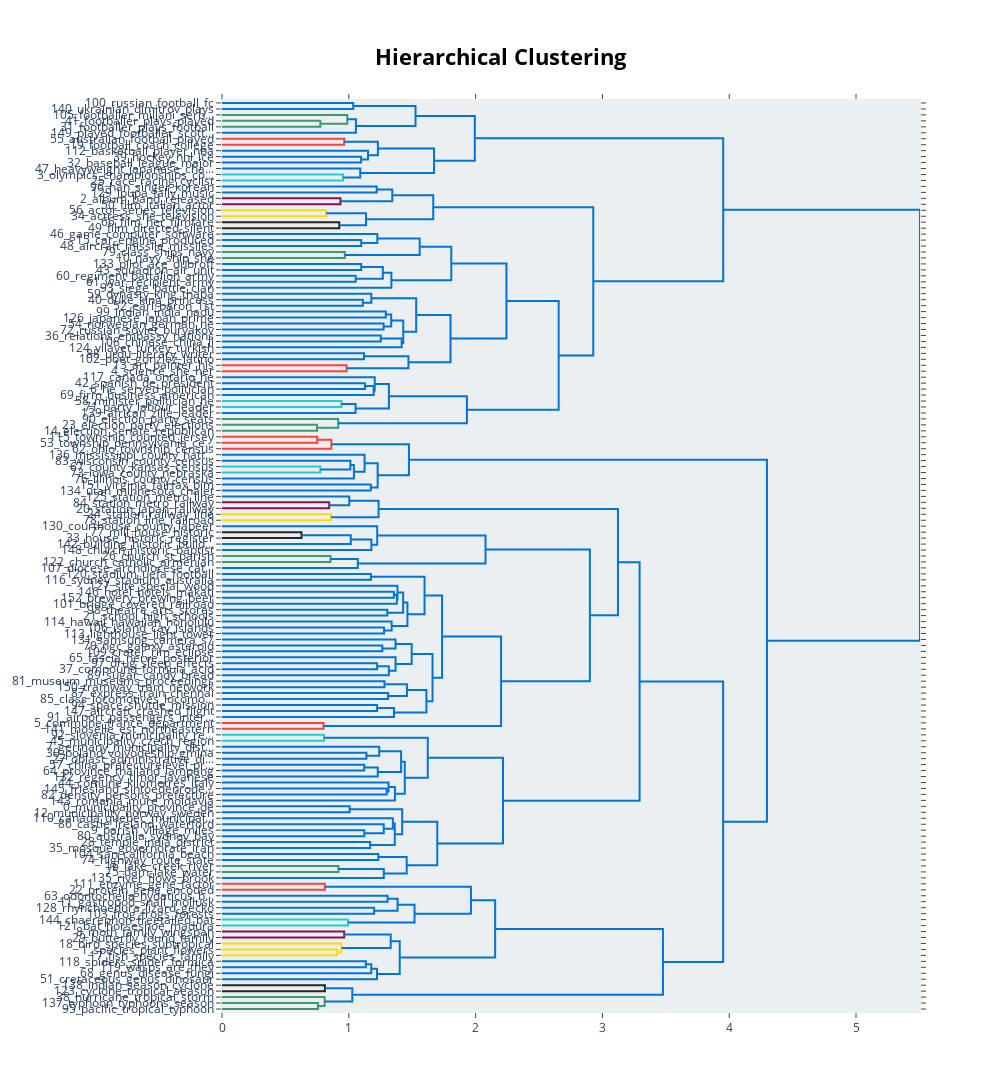

The notebook cell this image was saved under:
### Code cell
model.visualize_hierarchy()

### Figure 1 — Plotly figure (JSON) as saved in the notebook; plotly's stock layout.template omitted (floating-point values rounded to 4 significant figures; data arrays with more than 128 entries replaced by an {"elided": "..."} marker saying what was removed)
{"data": [{"hoverinfo": "text", "marker": {"color": "rgb(0,116,217)"}, "mode": "lines", "type": "scatter", "x": [0, 1.035, 1.035, 0], "xaxis": "x", "y": [-5, -5, -15, -15], "yaxis": "y"}, {"hoverinfo": "text", "marker": {"color": "rgb(61,153,112)"}, "mode": "lines", "type": "scatter", "x": [0, 0.7755, 0.7755, 0], "xaxis": "x", "y": [-35, -35, -45, -45], "yaxis": "y"}, {"hoverinfo": "text", "marker": {"color": "rgb(61,153,112)"}, "mode": "lines", "type": "scatter", "x": [0, 0.9881, 0.9881, 0.7755], "xaxis": "x", "y": [-25, -25, -40, -40], "yaxis": "y"}, {"hoverinfo": "text", "marker": {"color": "rgb(0,116,217)"}, "mode": "lines", "type": "scatter", "x": [0.9881, 1.056, 1.056, 0], "xaxis": "x", "y": [-32.5, -32.5, -55, -55], "yaxis": "y"}, {"hoverinfo": "text", "marker": {"color": "rgb(0,116,217)"}, "mode": "lines", "type": "scatter", "x": [1.035, 1.526, 1.526, 1.056], "xaxis": "x", "y": [-10, -10, -43.75, -43.75], "yaxis": "y"}, {"hoverinfo": "text", "marker": {"color": "rgb(255,65,54)"}, "mode": "lines", "type": "scatter", "x": [0, 0.9639, 0.9639, 0], "xaxis": "x", "y": [-65, -65, -75, -75], "yaxis": "y"}, {"hoverinfo": "text", "marker": {"color": "rgb(0,116,217)"}, "mode": "lines", "type": "scatter", "x": [0, 1.097, 1.097, 0], "xaxis": "x", "y": [-95, -95, -105, -105], "yaxis": "y"}, {"hoverinfo": "text", "marker": {"color": "rgb(0,116,217)"}, "mode": "lines", "type": "scatter", "x": [0, 1.151, 1.151, 1.097], "xaxis": "x", "y": [-85, -85, -100, -100], "yaxis": "y"}, {"hoverinfo": "text", "marker": {"color": "rgb(0,116,217)"}, "mode": "lines", "type": "scatter", "x": [0.9639, 1.229, 1.229, 1.151], "xaxis": "x", "y": [-70, -70, -92.5, -92.5], "yaxis": "y"}, {"hoverinfo": "text", "marker": {"color": "rgb(35,205,205)"}, "mode": "lines", "type": "scatter", "x": [0, 0.9554, 0.9554, 0], "xaxis": "x", "y": [-125, -125, -135, -135], "yaxis": "y"}, {"hoverinfo": "text", "marker": {"color": "rgb(0,116,217)"}, "mode": "lines", "type": "scatter", "x": [0, 1.09, 1.09, 0.9554], "xaxis": "x", "y": [-115, -115, -130, -130], "yaxis": "y"}, {"hoverinfo": "text", "marker": {"color": "rgb(0,116,217)"}, "mode": "lines", "type": "scatter", "x": [1.229, 1.672, 1.672, 1.09], "xaxis": "x", "y": [-81.25, -81.25, -122.5, -122.5], "yaxis": "y"}, {"hoverinfo": "text", "marker": {"color": "rgb(0,116,217)"}, "mode": "lines", "type": "scatter", "x": [1.526, 1.994, 1.994, 1.672], "xaxis": "x", "y": [-26.88, -26.88, -101.9, -101.9], "yaxis": "y"}, {"hoverinfo": "text", "marker": {"color": "rgb(0,116,217)"}, "mode": "lines", "type": "scatter", "x": [0, 1.22, 1.22, 0], "xaxis": "x", "y": [-145, -145, -155, -155], "yaxis": "y"}, {"hoverinfo": "text", "marker": {"color": "rgb(133,20,75)"}, "mode": "lines", "type": "scatter", "x": [0, 0.9341, 0.9341, 0], "xaxis": "x", "y": [-165, -165, -175, -175], "yaxis": "y"}, {"hoverinfo": "text", "marker": {"color": "rgb(0,116,217)"}, "mode": "lines", "type": "scatter", "x": [1.22, 1.343, 1.343, 0.9341], "xaxis": "x", "y": [-150, -150, -170, -170], "yaxis": "y"}, {"hoverinfo": "text", "marker": {"color": "rgb(255,220,0)"}, "mode": "lines", "type": "scatter", "x": [0, 0.8221, 0.8221, 0], "xaxis": "x", "y": [-185, -185, -195, -195], "yaxis": "y"}, {"hoverinfo": "text", "marker": {"color": "rgb(40,35,35)"}, "mode": "lines", "type": "scatter", "x": [0, 0.9248, 0.9248, 0], "xaxis": "x", "y": [-205, -205, -215, -215], "yaxis": "y"}, {"hoverinfo": "text", "marker": {"color": "rgb(0,116,217)"}, "mode": "lines", "type": "scatter", "x": [0.8221, 1.136, 1.136, 0.9248], "xaxis": "x", "y": [-190, -190, -210, -210], "yaxis": "y"}, {"hoverinfo": "text", "marker": {"color": "rgb(0,116,217)"}, "mode": "lines", "type": "scatter", "x": [1.343, 1.666, 1.666, 1.136], "xaxis": "x", "y": [-160, -160, -200, -200], "yaxis": "y"}, {"hoverinfo": "text", "marker": {"color": "rgb(0,116,217)"}, "mode": "lines", "type": "scatter", "x": [0, 1.098, 1.098, 0], "xaxis": "x", "y": [-235, -235, -245, -245], "yaxis": "y"}, {"hoverinfo": "text", "marker": {"color": "rgb(0,116,217)"}, "mode": "lines", "type": "scatter", "x": [0, 1.225, 1.225, 1.098], "xaxis": "x", "y": [-225, -225, -240, -240], "yaxis": "y"}, {"hoverinfo": "text", "marker": {"color": "rgb(61,153,112)"}, "mode": "lines", "type": "scatter", "x": [0, 0.9682, 0.9682, 0], "xaxis": "x", "y": [-255, -255, -265, -265], "yaxis": "y"}, {"hoverinfo": "text", "marker": {"color": "rgb(0,116,217)"}, "mode": "lines", "type": "scatter", "x": [1.225, 1.559, 1.559, 0.9682], "xaxis": "x", "y": [-232.5, -232.5, -260, -260], "yaxis": "y"}, {"hoverinfo": "text", "marker": {"color": "rgb(0,116,217)"}, "mode": "lines", "type": "scatter", "x": [0, 1.098, 1.098, 0], "xaxis": "x", "y": [-275, -275, -285, -285], "yaxis": "y"}, {"hoverinfo": "text", "marker": {"color": "rgb(0,116,217)"}, "mode": "lines", "type": "scatter", "x": [0, 1.054, 1.054, 0], "xaxis": "x", "y": [-295, -295, -305, -305], "yaxis": "y"}, {"hoverinfo": "text", "marker": {"color": "rgb(0,116,217)"}, "mode": "lines", "type": "scatter", "x": [1.098, 1.268, 1.268, 1.054], "xaxis": "x", "y": [-280, -280, -300, -300], "yaxis": "y"}, {"hoverinfo": "text", "marker": {"color": "rgb(0,116,217)"}, "mode": "lines", "type": "scatter", "x": [1.268, 1.336, 1.336, 0], "xaxis": "x", "y": [-290, -290, -315, -315], "yaxis": "y"}, {"hoverinfo": "text", "marker": {"color": "rgb(0,116,217)"}, "mode": "lines", "type": "scatter", "x": [1.559, 1.808, 1.808, 1.336], "xaxis": "x", "y": [-246.2, -246.2, -302.5, -302.5], "yaxis": "y"}, {"hoverinfo": "text", "marker": {"color": "rgb(0,116,217)"}, "mode": "lines", "type": "scatter", "x": [0, 1.111, 1.111, 0], "xaxis": "x", "y": [-335, -335, -345, -345], "yaxis": "y"}, {"hoverinfo": "text", "marker": {"color": "rgb(0,116,217)"}, "mode": "lines", "type": "scatter", "x": [0, 1.178, 1.178, 1.111], "xaxis": "x", "y": [-325, -325, -340, -340], "yaxis": "y"}, {"hoverinfo": "text", "marker": {"color": "rgb(0,116,217)"}, "mode": "lines", "type": "scatter", "x": [0, 1.292, 1.292, 0], "xaxis": "x", "y": [-355, -355, -365, -365], "yaxis": "y"}, {"hoverinfo": "text", "marker": {"color": "rgb(0,116,217)"}, "mode": "lines", "type": "scatter", "x": [0, 1.274, 1.274, 0], "xaxis": "x", "y": [-375, -375, -385, -385], "yaxis": "y"}, {"hoverinfo": "text", "marker": {"color": "rgb(0,116,217)"}, "mode": "lines", "type": "scatter", "x": [1.292, 1.334, 1.334, 1.274], "xaxis": "x", "y": [-360, -360, -380, -380], "yaxis": "y"}, {"hoverinfo": "text", "marker": {"color": "rgb(0,116,217)"}, "mode": "lines", "type": "scatter", "x": [0, 1.253, 1.253, 0], "xaxis": "x", "y": [-395, -395, -405, -405], "yaxis": "y"}, {"hoverinfo": "text", "marker": {"color": "rgb(0,116,217)"}, "mode": "lines", "type": "scatter", "x": [1.253, 1.417, 1.417, 0], "xaxis": "x", "y": [-400, -400, -415, -415], "yaxis": "y"}, {"hoverinfo": "text", "marker": {"color": "rgb(0,116,217)"}, "mode": "lines", "type": "scatter", "x": [1.334, 1.429, 1.429, 1.417], "xaxis": "x", "y": [-370, -370, -407.5, -407.5], "yaxis": "y"}, {"hoverinfo": "text", "marker": {"color": "rgb(0,116,217)"}, "mode": "lines", "type": "scatter", "x": [1.178, 1.531, 1.531, 1.429], "xaxis": "x", "y": [-332.5, -332.5, -388.8, -388.8], "yaxis": "y"}, {"hoverinfo": "text", "marker": {"color": "rgb(0,116,217)"}, "mode": "lines", "type": "scatter", "x": [0, 1.12, 1.12, 0], "xaxis": "x", "y": [-425, -425, -435, -435], "yaxis": "y"}, {"hoverinfo": "text", "marker": {"color": "rgb(255,65,54)"}, "mode": "lines", "type": "scatter", "x": [0, 0.9828, 0.9828, 0], "xaxis": "x", "y": [-445, -445, -455, -455], "yaxis": "y"}, {"hoverinfo": "text", "marker": {"color": "rgb(0,116,217)"}, "mode": "lines", "type": "scatter", "x": [1.12, 1.47, 1.47, 0.9828], "xaxis": "x", "y": [-430, -430, -450, -450], "yaxis": "y"}, {"hoverinfo": "text", "marker": {"color": "rgb(0,116,217)"}, "mode": "lines", "type": "scatter", "x": [1.531, 1.802, 1.802, 1.47], "xaxis": "x", "y": [-360.6, -360.6, -440, -440], "yaxis": "y"}, {"hoverinfo": "text", "marker": {"color": "rgb(0,116,217)"}, "mode": "lines", "type": "scatter", "x": [1.808, 2.243, 2.243, 1.802], "xaxis": "x", "y": [-274.4, -274.4, -400.3, -400.3], "yaxis": "y"}, {"hoverinfo": "text", "marker": {"color": "rgb(0,116,217)"}, "mode": "lines", "type": "scatter", "x": [0, 1.127, 1.127, 0], "xaxis": "x", "y": [-475, -475, -485, -485], "yaxis": "y"}, {"hoverinfo": "text", "marker": {"color": "rgb(0,116,217)"}, "mode": "lines", "type": "scatter", "x": [1.127, 1.196, 1.196, 0], "xaxis": "x", "y": [-480, -480, -495, -495], "yaxis": "y"}, {"hoverinfo": "text", "marker": {"color": "rgb(0,116,217)"}, "mode": "lines", "type": "scatter", "x": [0, 1.204, 1.204, 1.196], "xaxis": "x", "y": [-465, -465, -487.5, -487.5], "yaxis": "y"}, {"hoverinfo": "text", "marker": {"color": "rgb(35,205,205)"}, "mode": "lines", "type": "scatter", "x": [0, 0.9416, 0.9416, 0], "xaxis": "x", "y": [-505, -505, -515, -515], "yaxis": "y"}, {"hoverinfo": "text", "marker": {"color": "rgb(0,116,217)"}, "mode": "lines", "type": "scatter", "x": [0.9416, 1.053, 1.053, 0], "xaxis": "x", "y": [-510, -510, -525, -525], "yaxis": "y"}, {"hoverinfo": "text", "marker": {"color": "rgb(0,116,217)"}, "mode": "lines", "type": "scatter", "x": [1.204, 1.316, 1.316, 1.053], "xaxis": "x", "y": [-476.2, -476.2, -517.5, -517.5], "yaxis": "y"}, {"hoverinfo": "text", "marker": {"color": "rgb(61,153,112)"}, "mode": "lines", "type": "scatter", "x": [0, 0.7494, 0.7494, 0], "xaxis": "x", "y": [-545, -545, -555, -555], "yaxis": "y"}, {"hoverinfo": "text", "marker": {"color": "rgb(61,153,112)"}, "mode": "lines", "type": "scatter", "x": [0, 0.9162, 0.9162, 0.7494], "xaxis": "x", "y": [-535, -535, -550, -550], "yaxis": "y"}, {"hoverinfo": "text", "marker": {"color": "rgb(0,116,217)"}, "mode": "lines", "type": "scatter", "x": [1.316, 1.931, 1.931, 0.9162], "xaxis": "x", "y": [-496.9, -496.9, -542.5, -542.5], "yaxis": "y"}, {"hoverinfo": "text", "marker": {"color": "rgb(0,116,217)"}, "mode": "lines", "type": "scatter", "x": [2.243, 2.655, 2.655, 1.931], "xaxis": "x", "y": [-337.3, -337.3, -519.7, -519.7], "yaxis": "y"}, {"hoverinfo": "text", "marker": {"color": "rgb(0,116,217)"}, "mode": "lines", "type": "scatter", "x": [1.666, 2.928, 2.928, 2.655], "xaxis": "x", "y": [-180, -180, -428.5, -428.5], "yaxis": "y"}, {"hoverinfo": "text", "marker": {"color": "rgb(0,116,217)"}, "mode": "lines", "type": "scatter", "x": [1.994, 3.953, 3.953, 2.928], "xaxis": "x", "y": [-64.38, -64.38, -304.3, -304.3], "yaxis": "y"}, {"hoverinfo": "text", "marker": {"color": "rgb(255,65,54)"}, "mode": "lines", "type": "scatter", "x": [0, 0.7509, 0.7509, 0], "xaxis": "x", "y": [-565, -565, -575, -575], "yaxis": "y"}, {"hoverinfo": "text", "marker": {"color": "rgb(255,65,54)"}, "mode": "lines", "type": "scatter", "x": [0.7509, 0.8625, 0.8625, 0], "xaxis": "x", "y": [-570, -570, -585, -585], "yaxis": "y"}, {"hoverinfo": "text", "marker": {"color": "rgb(35,205,205)"}, "mode": "lines", "type": "scatter", "x": [0, 0.7753, 0.7753, 0], "xaxis": "x", "y": [-615, -615, -625, -625], "yaxis": "y"}, {"hoverinfo": "text", "marker": {"color": "rgb(0,116,217)"}, "mode": "lines", "type": "scatter", "x": [0, 1.012, 1.012, 0.7753], "xaxis": "x", "y": [-605, -605, -620, -620], "yaxis": "y"}, {"hoverinfo": "text", "marker": {"color": "rgb(0,116,217)"}, "mode": "lines", "type": "scatter", "x": [1.012, 1.04, 1.04, 0], "xaxis": "x", "y": [-612.5, -612.5, -635, -635], "yaxis": "y"}, {"hoverinfo": "text", "marker": {"color": "rgb(0,116,217)"}, "mode": "lines", "type": "scatter", "x": [0, 1.124, 1.124, 1.04], "xaxis": "x", "y": [-595, -595, -623.8, -623.8], "yaxis": "y"}, {"hoverinfo": "text", "marker": {"color": "rgb(0,116,217)"}, "mode": "lines", "type": "scatter", "x": [0, 1.174, 1.174, 0], "xaxis": "x", "y": [-645, -645, -655, -655], "yaxis": "y"}, {"hoverinfo": "text", "marker": {"color": "rgb(0,116,217)"}, "mode": "lines", "type": "scatter", "x": [1.124, 1.228, 1.228, 1.174], "xaxis": "x", "y": [-609.4, -609.4, -650, -650], "yaxis": "y"}, {"hoverinfo": "text", "marker": {"color": "rgb(0,116,217)"}, "mode": "lines", "type": "scatter", "x": [0.8625, 1.474, 1.474, 1.228], "xaxis": "x", "y": [-577.5, -577.5, -629.7, -629.7], "yaxis": "y"}, {"hoverinfo": "text", "marker": {"color": "rgb(133,20,75)"}, "mode": "lines", "type": "scatter", "x": [0, 0.8457, 0.8457, 0], "xaxis": "x", "y": [-675, -675, -685, -685], "yaxis": "y"}, {"hoverinfo": "text", "marker": {"color": "rgb(0,116,217)"}, "mode": "lines", "type": "scatter", "x": [0, 1.004, 1.004, 0.8457], "xaxis": "x", "y": [-665, -665, -680, -680], "yaxis": "y"}, {"hoverinfo": "text", "marker": {"color": "rgb(255,220,0)"}, "mode": "lines", "type": "scatter", "x": [0, 0.8601, 0.8601, 0], "xaxis": "x", "y": [-695, -695, -705, -705], "yaxis": "y"}, {"hoverinfo": "text", "marker": {"color": "rgb(0,116,217)"}, "mode": "lines", "type": "scatter", "x": [1.004, 1.235, 1.235, 0.8601], "xaxis": "x", "y": [-672.5, -672.5, -700, -700], "yaxis": "y"}, {"hoverinfo": "text", "marker": {"color": "rgb(40,35,35)"}, "mode": "lines", "type": "scatter", "x": [0, 0.6269, 0.6269, 0], "xaxis": "x", "y": [-725, -725, -735, -735], "yaxis": "y"}, {"hoverinfo": "text", "marker": {"color": "rgb(0,116,217)"}, "mode": "lines", "type": "scatter", "x": [0.6269, 1.015, 1.015, 0], "xaxis": "x", "y": [-730, -730, -745, -745], "yaxis": "y"}, {"hoverinfo": "text", "marker": {"color": "rgb(0,116,217)"}, "mode": "lines", "type": "scatter", "x": [1.015, 1.178, 1.178, 0], "xaxis": "x", "y": [-737.5, -737.5, -755, -755], "yaxis": "y"}, {"hoverinfo": "text", "marker": {"color": "rgb(0,116,217)"}, "mode": "lines", "type": "scatter", "x": [0, 1.224, 1.224, 1.178], "xaxis": "x", "y": [-715, -715, -746.2, -746.2], "yaxis": "y"}, {"hoverinfo": "text", "marker": {"color": "rgb(61,153,112)"}, "mode": "lines", "type": "scatter", "x": [0, 0.8557, 0.8557, 0], "xaxis": "x", "y": [-765, -765, -775, -775], "yaxis": "y"}, {"hoverinfo": "text", "marker": {"color": "rgb(0,116,217)"}, "mode": "lines", "type": "scatter", "x": [0.8557, 1.071, 1.071, 0], "xaxis": "x", "y": [-770, -770, -785, -785], "yaxis": "y"}, {"hoverinfo": "text", "marker": {"color": "rgb(0,116,217)"}, "mode": "lines", "type": "scatter", "x": [1.224, 2.078, 2.078, 1.071], "xaxis": "x", "y": [-730.6, -730.6, -777.5, -777.5], "yaxis": "y"}, {"hoverinfo": "text", "marker": {"color": "rgb(0,116,217)"}, "mode": "lines", "type": "scatter", "x": [0, 1.175, 1.175, 0], "xaxis": "x", "y": [-795, -795, -805, -805], "yaxis": "y"}, {"hoverinfo": "text", "marker": {"color": "rgb(0,116,217)"}, "mode": "lines", "type": "scatter", "x": [0, 1.356, 1.356, 0], "xaxis": "x", "y": [-825, -825, -835, -835], "yaxis": "y"}, {"hoverinfo": "text", "marker": {"color": "rgb(0,116,217)"}, "mode": "lines", "type": "scatter", "x": [1.356, 1.379, 1.379, 0], "xaxis": "x", "y": [-830, -830, -845, -845], "yaxis": "y"}, {"hoverinfo": "text", "marker": {"color": "rgb(0,116,217)"}, "mode": "lines", "type": "scatter", "x": [0, 1.384, 1.384, 1.379], "xaxis": "x", "y": [-815, -815, -837.5, -837.5], "yaxis": "y"}, {"hoverinfo": "text", "marker": {"color": "rgb(0,116,217)"}, "mode": "lines", "type": "scatter", "x": [0, 1.304, 1.304, 0], "xaxis": "x", "y": [-855, -855, -865, -865], "yaxis": "y"}, {"hoverinfo": "text", "marker": {"color": "rgb(0,116,217)"}, "mode": "lines", "type": "scatter", "x": [1.384, 1.429, 1.429, 1.304], "xaxis": "x", "y": [-826.2, -826.2, -860, -860], "yaxis": "y"}, {"hoverinfo": "text", "marker": {"color": "rgb(0,116,217)"}, "mode": "lines", "type": "scatter", "x": [0, 1.278, 1.278, 0], "xaxis": "x", "y": [-885, -885, -895, -895], "yaxis": "y"}, {"hoverinfo": "text", "marker": {"color": "rgb(0,116,217)"}, "mode": "lines", "type": "scatter", "x": [0, 1.338, 1.338, 1.278], "xaxis": "x", "y": [-875, -875, -890, -890], "yaxis": "y"}, {"hoverinfo": "text", "marker": {"color": "rgb(0,116,217)"}, "mode": "lines", "type": "scatter", "x": [1.429, 1.462, 1.462, 1.338], "xaxis": "x", "y": [-843.1, -843.1, -882.5, -882.5], "yaxis": "y"}, {"hoverinfo": "text", "marker": {"color": "rgb(0,116,217)"}, "mode": "lines", "type": "scatter", "x": [1.175, 1.597, 1.597, 1.462], "xaxis": "x", "y": [-800, -800, -862.8, -862.8], "yaxis": "y"}, {"hoverinfo": "text", "marker": {"color": "rgb(0,116,217)"}, "mode": "lines", "type": "scatter", "x": [0, 1.264, 1.264, 0], "xaxis": "x", "y": [-915, -915, -925, -925], "yaxis": "y"}, {"hoverinfo": "text", "marker": {"color": "rgb(0,116,217)"}, "mode": "lines", "type": "scatter", "x": [0, 1.369, 1.369, 1.264], "xaxis": "x", "y": [-905, -905, -920, -920], "yaxis": "y"}, {"hoverinfo": "text", "marker": {"color": "rgb(0,116,217)"}, "mode": "lines", "type": "scatter", "x": [0, 1.224, 1.224, 0], "xaxis": "x", "y": [-945, -945, -955, -955], "yaxis": "y"}, {"hoverinfo": "text", "marker": {"color": "rgb(0,116,217)"}, "mode": "lines", "type": "scatter", "x": [1.224, 1.316, 1.316, 0], "xaxis": "x", "y": [-950, -950, -965, -965], "yaxis": "y"}, {"hoverinfo": "text", "marker": {"color": "rgb(0,116,217)"}, "mode": "lines", "type": "scatter", "x": [0, 1.369, 1.369, 1.316], "xaxis": "x", "y": [-935, -935, -957.5, -957.5], "yaxis": "y"}, {"hoverinfo": "text", "marker": {"color": "rgb(0,116,217)"}, "mode": "lines", "type": "scatter", "x": [1.369, 1.496, 1.496, 1.369], "xaxis": "x", "y": [-912.5, -912.5, -946.2, -946.2], "yaxis": "y"}, {"hoverinfo": "text", "marker": {"color": "rgb(0,116,217)"}, "mode": "lines", "type": "scatter", "x": [0, 1.281, 1.281, 0], "xaxis": "x", "y": [-975, -975, -985, -985], "yaxis": "y"}, {"hoverinfo": "text", "marker": {"color": "rgb(0,116,217)"}, "mode": "lines", "type": "scatter", "x": [0, 1.31, 1.31, 0], "xaxis": "x", "y": [-995, -995, -1005, -1005], "yaxis": "y"}, {"hoverinfo": "text", "marker": {"color": "rgb(0,116,217)"}, "mode": "lines", "type": "scatter", "x": [1.281, 1.459, 1.459, 1.31], "xaxis": "x", "y": [-980, -980, -1000, -1000], "yaxis": "y"}, {"hoverinfo": "text", "marker": {"color": "rgb(0,116,217)"}, "mode": "lines", "type": "scatter", "x": [0, 1.223, 1.223, 0], "xaxis": "x", "y": [-1015, -1015, -1025, -1025], "yaxis": "y"}, {"hoverinfo": "text", "marker": {"color": "rgb(0,116,217)"}, "mode": "lines", "type": "scatter", "x": [1.223, 1.356, 1.356, 0], "xaxis": "x", "y": [-1020, -1020, -1035, -1035], "yaxis": "y"}, {"hoverinfo": "text", "marker": {"color": "rgb(0,116,217)"}, "mode": "lines", "type": "scatter", "x": [1.459, 1.612, 1.612, 1.356], "xaxis": "x", "y": [-990, -990, -1028.0, -1028.0], "yaxis": "y"}, {"hoverinfo": "text", "marker": {"color": "rgb(0,116,217)"}, "mode": "lines", "type": "scatter", "x": [1.496, 1.66, 1.66, 1.612], "xaxis": "x", "y": [-929.4, -929.4, -1009.0, -1009.0], "yaxis": "y"}, {"hoverinfo": "text", "marker": {"color": "rgb(0,116,217)"}, "mode": "lines", "type": "scatter", "x": [1.597, 1.736, 1.736, 1.66], "xaxis": "x", "y": [-831.4, -831.4, -969.1, -969.1], "yaxis": "y"}, {"hoverinfo": "text", "marker": {"color": "rgb(255,65,54)"}, "mode": "lines", "type": "scatter", "x": [0, 0.8004, 0.8004, 0], "xaxis": "x", "y": [-1045, -1045, -1055, -1055], "yaxis": "y"}, {"hoverinfo": "text", "marker": {"color": "rgb(0,116,217)"}, "mode": "lines", "type": "scatter", "x": [1.736, 2.201, 2.201, 0.8004], "xaxis": "x", "y": [-900.2, -900.2, -1050, -1050], "yaxis": "y"}, {"hoverinfo": "text", "marker": {"color": "rgb(0,116,217)"}, "mode": "lines", "type": "scatter", "x": [2.078, 2.901, 2.901, 2.201], "xaxis": "x", "y": [-754.1, -754.1, -975.1, -975.1], "yaxis": "y"}, {"hoverinfo": "text", "marker": {"color": "rgb(0,116,217)"}, "mode": "lines", "type": "scatter", "x": [1.235, 3.123, 3.123, 2.901], "xaxis": "x", "y": [-686.2, -686.2, -864.6, -864.6], "yaxis": "y"}, {"hoverinfo": "text", "marker": {"color": "rgb(35,205,205)"}, "mode": "lines", "type": "scatter", "x": [0, 0.8045, 0.8045, 0], "xaxis": "x", "y": [-1065, -1065, -1075, -1075], "yaxis": "y"}, {"hoverinfo": "text", "marker": {"color": "rgb(0,116,217)"}, "mode": "lines", "type": "scatter", "x": [0, 1.139, 1.139, 0], "xaxis": "x", "y": [-1095, -1095, -1105, -1105], "yaxis": "y"}, {"hoverinfo": "text", "marker": {"color": "rgb(0,116,217)"}, "mode": "lines", "type": "scatter", "x": [0, 1.24, 1.24, 1.139], "xaxis": "x", "y": [-1085, -1085, -1100, -1100], "yaxis": "y"}, {"hoverinfo": "text", "marker": {"color": "rgb(0,116,217)"}, "mode": "lines", "type": "scatter", "x": [0, 1.121, 1.121, 0], "xaxis": "x", "y": [-1115, -1115, -1125, -1125], "yaxis": "y"}, {"hoverinfo": "text", "marker": {"color": "rgb(0,116,217)"}, "mode": "lines", "type": "scatter", "x": [1.121, 1.228, 1.228, 0], "xaxis": "x", "y": [-1120, -1120, -1135, -1135], "yaxis": "y"}, {"hoverinfo": "text", "marker": {"color": "rgb(0,116,217)"}, "mode": "lines", "type": "scatter", "x": [1.24, 1.413, 1.413, 1.228], "xaxis": "x", "y": [-1092.0, -1092.0, -1128.0, -1128.0], "yaxis": "y"}, {"hoverinfo": "text", "marker": {"color": "rgb(0,116,217)"}, "mode": "lines", "type": "scatter", "x": [0, 1.299, 1.299, 0], "xaxis": "x", "y": [-1155, -1155, -1165, -1165], "yaxis": "y"}, {"hoverinfo": "text", "marker": {"color": "rgb(0,116,217)"}, "mode": "lines", "type": "scatter", "x": [0, 1.313, 1.313, 1.299], "xaxis": "x", "y": [-1145, -1145, -1160, -1160], "yaxis": "y"}, {"hoverinfo": "text", "marker": {"color": "rgb(0,116,217)"}, "mode": "lines", "type": "scatter", "x": [1.313, 1.363, 1.363, 0], "xaxis": "x", "y": [-1152.0, -1152.0, -1175, -1175], "yaxis": "y"}, {"hoverinfo": "text", "marker": {"color": "rgb(0,116,217)"}, "mode": "lines", "type": "scatter", "x": [1.413, 1.441, 1.441, 1.363], "xaxis": "x", "y": [-1110, -1110, -1164.0, -1164.0], "yaxis": "y"}, {"hoverinfo": "text", "marker": {"color": "rgb(0,116,217)"}, "mode": "lines", "type": "scatter", "x": [0.8045, 1.623, 1.623, 1.441], "xaxis": "x", "y": [-1070, -1070, -1137.0, -1137.0], "yaxis": "y"}, {"hoverinfo": "text", "marker": {"color": "rgb(0,116,217)"}, "mode": "lines", "type": "scatter", "x": [0, 1.006, 1.006, 0], "xaxis": "x", "y": [-1185, -1185, -1195, -1195], "yaxis": "y"}, {"hoverinfo": "text", "marker": {"color": "rgb(0,116,217)"}, "mode": "lines", "type": "scatter", "x": [0, 1.122, 1.122, 0], "xaxis": "x", "y": [-1225, -1225, -1235, -1235], "yaxis": "y"}, {"hoverinfo": "text", "marker": {"color": "rgb(0,116,217)"}, "mode": "lines", "type": "scatter", "x": [0, 1.275, 1.275, 1.122], "xaxis": "x", "y": [-1215, -1215, -1230, -1230], "yaxis": "y"}, {"hoverinfo": "text", "marker": {"color": "rgb(0,116,217)"}, "mode": "lines", "type": "scatter", "x": [0, 1.348, 1.348, 1.275], "xaxis": "x", "y": [-1205, -1205, -1222.0, -1222.0], "yaxis": "y"}, {"hoverinfo": "text", "marker": {"color": "rgb(0,116,217)"}, "mode": "lines", "type": "scatter", "x": [0, 1.168, 1.168, 0], "xaxis": "x", "y": [-1245, -1245, -1255, -1255], "yaxis": "y"}, {"hoverinfo": "text", "marker": {"color": "rgb(0,116,217)"}, "mode": "lines", "type": "scatter", "x": [1.348, 1.362, 1.362, 1.168], "xaxis": "x", "y": [-1214.0, -1214.0, -1250, -1250], "yaxis": "y"}, {"hoverinfo": "text", "marker": {"color": "rgb(0,116,217)"}, "mode": "lines", "type": "scatter", "x": [1.006, 1.421, 1.421, 1.362], "xaxis": "x", "y": [-1190, -1190, -1232.0, -1232.0], "yaxis": "y"}, {"hoverinfo": "text", "marker": {"color": "rgb(0,116,217)"}, "mode": "lines", "type": "scatter", "x": [0, 1.233, 1.233, 0], "xaxis": "x", "y": [-1265, -1265, -1275, -1275], "yaxis": "y"}, {"hoverinfo": "text", "marker": {"color": "rgb(61,153,112)"}, "mode": "lines", "type": "scatter", "x": [0, 0.9183, 0.9183, 0], "xaxis": "x", "y": [-1285, -1285, -1295, -1295], "yaxis": "y"}, {"hoverinfo": "text", "marker": {"color": "rgb(0,116,217)"}, "mode": "lines", "type": "scatter", "x": [0.9183, 1.276, 1.276, 0], "xaxis": "x", "y": [-1290, -1290, -1305, -1305], "yaxis": "y"}, {"hoverinfo": "text", "marker": {"color": "rgb(0,116,217)"}, "mode": "lines", "type": "scatter", "x": [1.233, 1.457, 1.457, 1.276], "xaxis": "x", "y": [-1270, -1270, -1298.0, -1298.0], "yaxis": "y"}, {"hoverinfo": "text", "marker": {"color": "rgb(0,116,217)"}, "mode": "lines", "type": "scatter", "x": [1.421, 1.698, 1.698, 1.457], "xaxis": "x", "y": [-1211.0, -1211.0, -1284.0, -1284.0], "yaxis": "y"}, {"hoverinfo": "text", "marker": {"color": "rgb(0,116,217)"}, "mode": "lines", "type": "scatter", "x": [1.623, 2.216, 2.216, 1.698], "xaxis": "x", "y": [-1103.0, -1103.0, -1247.0, -1247.0], "yaxis": "y"}, {"hoverinfo": "text", "marker": {"color": "rgb(0,116,217)"}, "mode": "lines", "type": "scatter", "x": [3.123, 3.293, 3.293, 2.216], "xaxis": "x", "y": [-775.4, -775.4, -1175.0, -1175.0], "yaxis": "y"}, {"hoverinfo": "text", "marker": {"color": "rgb(255,65,54)"}, "mode": "lines", "type": "scatter", "x": [0, 0.8111, 0.8111, 0], "xaxis": "x", "y": [-1315, -1315, -1325, -1325], "yaxis": "y"}, {"hoverinfo": "text", "marker": {"color": "rgb(0,116,217)"}, "mode": "lines", "type": "scatter", "x": [0, 1.306, 1.306, 0], "xaxis": "x", "y": [-1335, -1335, -1345, -1345], "yaxis": "y"}, {"hoverinfo": "text", "marker": {"color": "rgb(0,116,217)"}, "mode": "lines", "type": "scatter", "x": [0, 1.2, 1.2, 0], "xaxis": "x", "y": [-1355, -1355, -1365, -1365], "yaxis": "y"}, {"hoverinfo": "text", "marker": {"color": "rgb(0,116,217)"}, "mode": "lines", "type": "scatter", "x": [1.306, 1.384, 1.384, 1.2], "xaxis": "x", "y": [-1340, -1340, -1360, -1360], "yaxis": "y"}, {"hoverinfo": "text", "marker": {"color": "rgb(35,205,205)"}, "mode": "lines", "type": "scatter", "x": [0, 0.9942, 0.9942, 0], "xaxis": "x", "y": [-1375, -1375, -1385, -1385], "yaxis": "y"}, {"hoverinfo": "text", "marker": {"color": "rgb(0,116,217)"}, "mode": "lines", "type": "scatter", "x": [1.384, 1.518, 1.518, 0.9942], "xaxis": "x", "y": [-1350, -1350, -1380, -1380], "yaxis": "y"}, {"hoverinfo": "text", "marker": {"color": "rgb(0,116,217)"}, "mode": "lines", "type": "scatter", "x": [0.8111, 1.963, 1.963, 1.518], "xaxis": "x", "y": [-1320, -1320, -1365, -1365], "yaxis": "y"}, {"hoverinfo": "text", "marker": {"color": "rgb(133,20,75)"}, "mode": "lines", "type": "scatter", "x": [0, 0.9639, 0.9639, 0], "xaxis": "x", "y": [-1395, -1395, -1405, -1405], "yaxis": "y"}, {"hoverinfo": "text", "marker": {"color": "rgb(255,220,0)"}, "mode": "lines", "type": "scatter", "x": [0, 0.9079, 0.9079, 0], "xaxis": "x", "y": [-1425, -1425, -1435, -1435], "yaxis": "y"}, {"hoverinfo": "text", "marker": {"color": "rgb(255,220,0)"}, "mode": "lines", "type": "scatter", "x": [0, 0.9427, 0.9427, 0.9079], "xaxis": "x", "y": [-1415, -1415, -1430, -1430], "yaxis": "y"}, {"hoverinfo": "text", "marker": {"color": "rgb(0,116,217)"}, "mode": "lines", "type": "scatter", "x": [0.9639, 1.33, 1.33, 0.9427], "xaxis": "x", "y": [-1400, -1400, -1422.0, -1422.0], "yaxis": "y"}, {"hoverinfo": "text", "marker": {"color": "rgb(0,116,217)"}, "mode": "lines", "type": "scatter", "x": [0, 1.134, 1.134, 0], "xaxis": "x", "y": [-1445, -1445, -1455, -1455], "yaxis": "y"}, {"hoverinfo": "text", "marker": {"color": "rgb(0,116,217)"}, "mode": "lines", "type": "scatter", "x": [1.134, 1.177, 1.177, 0], "xaxis": "x", "y": [-1450, -1450, -1465, -1465], "yaxis": "y"}, {"hoverinfo": "text", "marker": {"color": "rgb(0,116,217)"}, "mode": "lines", "type": "scatter", "x": [1.177, 1.222, 1.222, 0], "xaxis": "x", "y": [-1458.0, -1458.0, -1475, -1475], "yaxis": "y"}, {"hoverinfo": "text", "marker": {"color": "rgb(0,116,217)"}, "mode": "lines", "type": "scatter", "x": [1.33, 1.402, 1.402, 1.222], "xaxis": "x", "y": [-1411.0, -1411.0, -1466.0, -1466.0], "yaxis": "y"}, {"hoverinfo": "text", "marker": {"color": "rgb(0,116,217)"}, "mode": "lines", "type": "scatter", "x": [1.963, 2.154, 2.154, 1.402], "xaxis": "x", "y": [-1342.0, -1342.0, -1439.0, -1439.0], "yaxis": "y"}, {"hoverinfo": "text", "marker": {"color": "rgb(40,35,35)"}, "mode": "lines", "type": "scatter", "x": [0, 0.8115, 0.8115, 0], "xaxis": "x", "y": [-1485, -1485, -1495, -1495], "yaxis": "y"}, {"hoverinfo": "text", "marker": {"color": "rgb(61,153,112)"}, "mode": "lines", "type": "scatter", "x": [0, 0.7566, 0.7566, 0], "xaxis": "x", "y": [-1515, -1515, -1525, -1525], "yaxis": "y"}, {"hoverinfo": "text", "marker": {"color": "rgb(61,153,112)"}, "mode": "lines", "type": "scatter", "x": [0, 0.8096, 0.8096, 0.7566], "xaxis": "x", "y": [-1505, -1505, -1520, -1520], "yaxis": "y"}, {"hoverinfo": "text", "marker": {"color": "rgb(0,116,217)"}, "mode": "lines", "type": "scatter", "x": [0.8115, 1.028, 1.028, 0.8096], "xaxis": "x", "y": [-1490, -1490, -1512.0, -1512.0], "yaxis": "y"}, {"hoverinfo": "text", "marker": {"color": "rgb(0,116,217)"}, "mode": "lines", "type": "scatter", "x": [2.154, 3.477, 3.477, 1.028], "xaxis": "x", "y": [-1391.0, -1391.0, -1501.0, -1501.0], "yaxis": "y"}, {"hoverinfo": "text", "marker": {"color": "rgb(0,116,217)"}, "mode": "lines", "type": "scatter", "x": [3.293, 3.952, 3.952, 3.477], "xaxis": "x", "y": [-975.4, -975.4, -1446.0, -1446.0], "yaxis": "y"}, {"hoverinfo": "text", "marker": {"color": "rgb(0,116,217)"}, "mode": "lines", "type": "scatter", "x": [1.474, 4.297, 4.297, 3.952], "xaxis": "x", "y": [-603.6, -603.6, -1211.0, -1211.0], "yaxis": "y"}, {"hoverinfo": "text", "marker": {"color": "rgb(0,116,217)"}, "mode": "lines", "type": "scatter", "x": [3.953, 5.504, 5.504, 4.297], "xaxis": "x", "y": [-184.3, -184.3, -907.1, -907.1], "yaxis": "y"}], "layout": {"autosize": false, "height": 2495, "hoverlabel": {"bgcolor": "white", "font": {"family": "Rockwell", "size": 16}}, "hovermode": "closest", "plot_bgcolor": "#ECEFF1", "showlegend": false, "title": {"font": {"color": "Black", "size": 22}, "text": "<b>Hierarchical Clustering", "x": 0.5, "xanchor": "center", "yanchor": "top"}, "width": 1000, "xaxis": {"mirror": "allticks", "rangemode": "tozero", "showgrid": false, "showline": true, "showticklabels": true, "ticks": "outside", "type": "linear", "zeroline": false}, "yaxis": {"mirror": "allticks", "range": [-1530, 0], "rangemode": "tozero", "showgrid": false, "showline": true, "showticklabels": true, "tickmode": "array", "ticks": "outside", "ticktext": {"elided": "153 str values"}, "tickvals": {"elided": "153 int values"}, "type": "linear", "zeroline": false}}}
